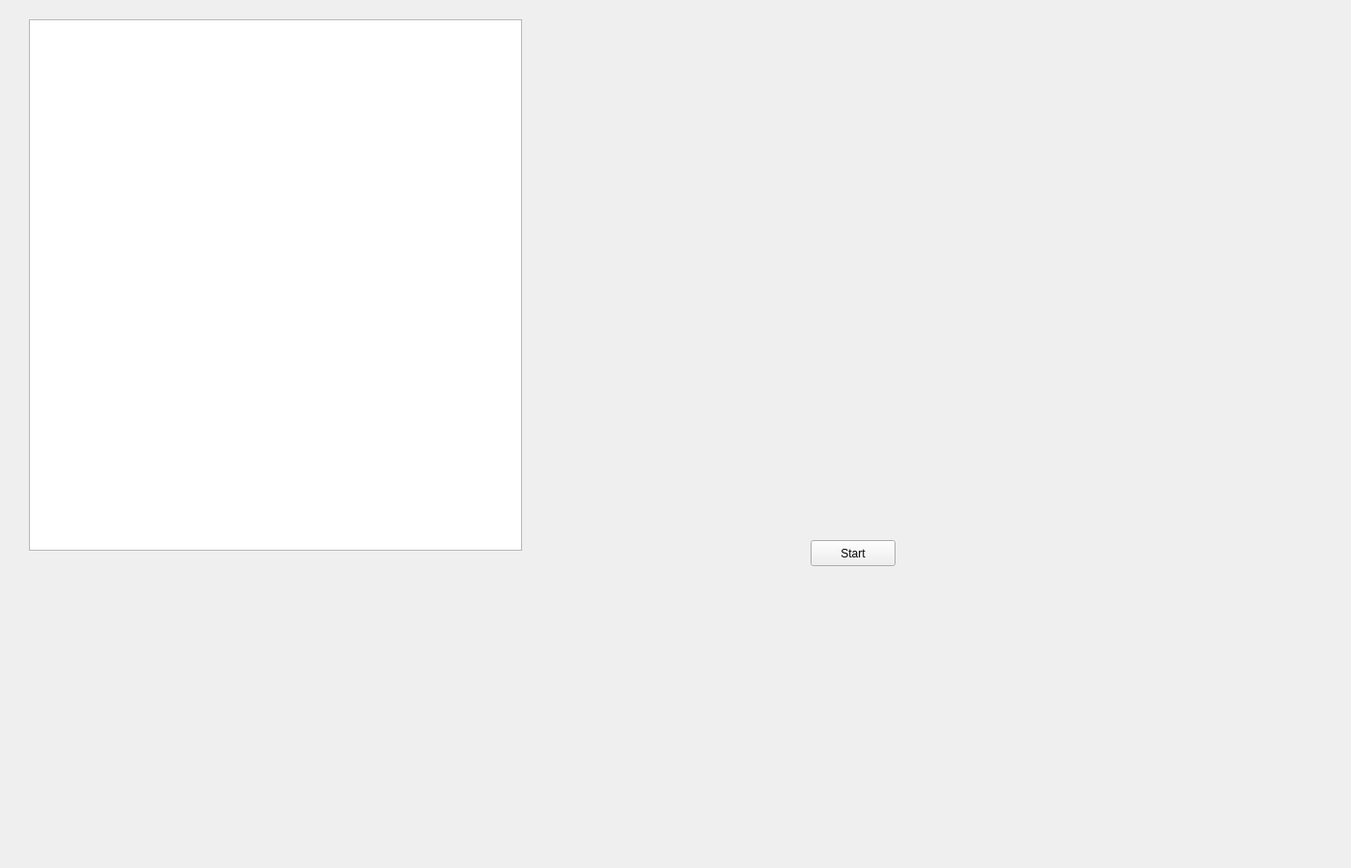
<?xml version="1.0" encoding="UTF-8"?>
<ui version="4.0">
 <class>input_befehl</class>
 <widget class="QWidget" name="input_befehl">
  <property name="geometry">
   <rect>
    <x>0</x>
    <y>0</y>
    <width>1400</width>
    <height>900</height>
   </rect>
  </property>
  <property name="windowTitle">
   <string>PYTI - Lernumgebung</string>
  </property>
  <widget class="QGraphicsView" name="grid_spielfeld">
   <property name="geometry">
    <rect>
     <x>30</x>
     <y>20</y>
     <width>511</width>
     <height>551</height>
    </rect>
   </property>
  </widget>
  <widget class="QPushButton" name="btn_ausfuehren">
   <property name="geometry">
    <rect>
     <x>840</x>
     <y>560</y>
     <width>88</width>
     <height>27</height>
    </rect>
   </property>
   <property name="text">
    <string>Start</string>
   </property>
  </widget>
 </widget>
 <resources/>
 <connections/>
</ui>
